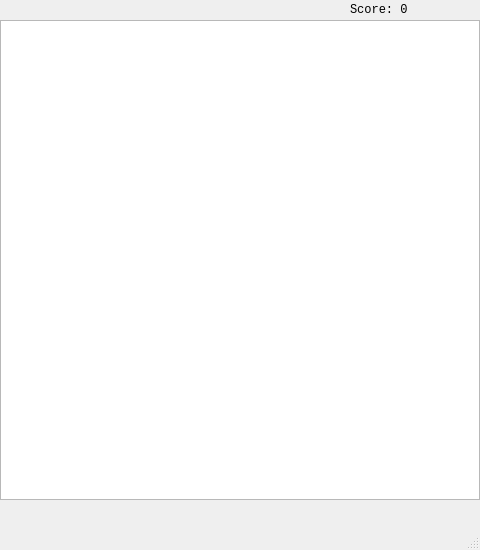
<?xml version="1.0" encoding="UTF-8"?>
<ui version="4.0">
 <class>MainWindow</class>
 <widget class="QMainWindow" name="MainWindow">
  <property name="geometry">
   <rect>
    <x>0</x>
    <y>0</y>
    <width>480</width>
    <height>550</height>
   </rect>
  </property>
  <property name="font">
   <font>
    <family>Courier New</family>
   </font>
  </property>
  <property name="windowTitle">
   <string>Snake</string>
  </property>
  <widget class="QWidget" name="centralwidget">
   <widget class="QLabel" name="scoreLabel">
    <property name="geometry">
     <rect>
      <x>350</x>
      <y>0</y>
      <width>121</width>
      <height>20</height>
     </rect>
    </property>
    <property name="text">
     <string>Score: 0</string>
    </property>
   </widget>
   <widget class="QGraphicsView" name="gameView">
    <property name="geometry">
     <rect>
      <x>0</x>
      <y>20</y>
      <width>480</width>
      <height>480</height>
     </rect>
    </property>
   </widget>
  </widget>
  <widget class="QMenuBar" name="menubar">
   <property name="geometry">
    <rect>
     <x>0</x>
     <y>0</y>
     <width>480</width>
     <height>24</height>
    </rect>
   </property>
  </widget>
  <widget class="QStatusBar" name="statusbar"/>
 </widget>
 <resources/>
 <connections/>
</ui>
